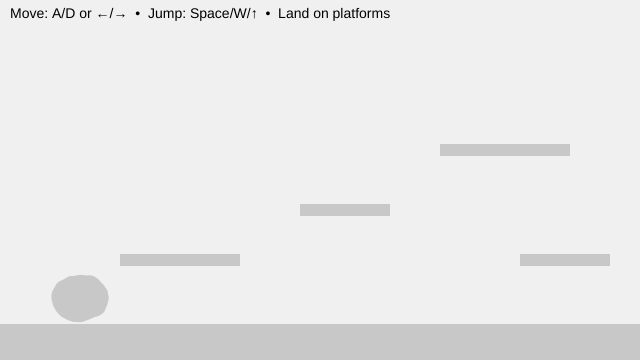
Frame 1 (no input)
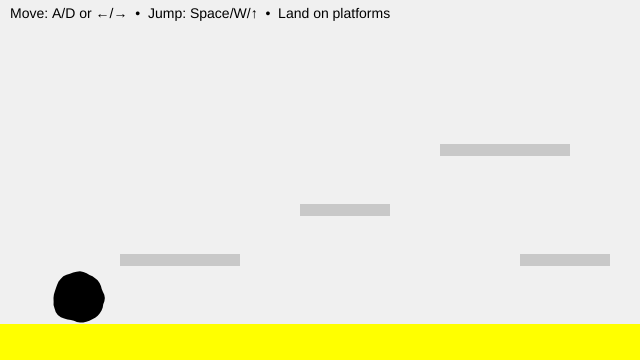
Frame 60 (no input)
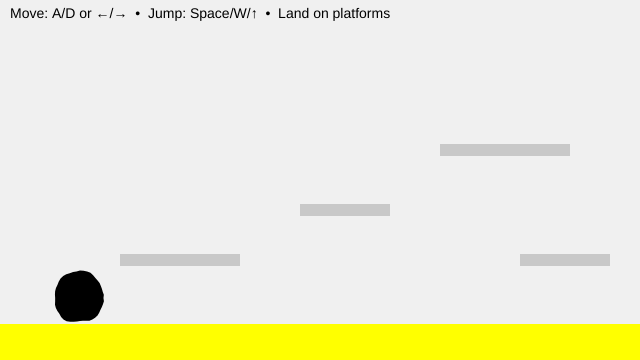
Frame 120 (the mouse pressed at the canvas centre since frame 60)

The p5.js sketch that drew these frames (run headless with seeded random() and noise() and a simulated clock; from frame 60 on, the mouse is pressed at the canvas centre):

// p5.js sketch
// ── sketch.js
// Y-position of the floor (ground level)
let floorY3;

// Player character (soft, animated blob)
let blob3 = {
  // Position (centre of the blob)
  x: 80,
  y: 0,

  // Visual properties
  r: 26, // Base radius
  points: 48, // Number of points used to draw the blob
  wobble: 7, // Edge deformation amount
  wobbleFreq: 0.9,

  // Time values for breathing animation
  t: 0,
  tSpeed: 0.01,

  // Physics: velocity
  vx: 0, // Horizontal velocity
  vy: 0, // Vertical velocity

  // Movement tuning
  accel: 0.55, // Horizontal acceleration
  maxRun: 4.0, // Maximum horizontal speed
  gravity: 0.65, // Downward force
  jumpV: -11.0, // Initial jump impulse

  // State
  onGround: false, // True when standing on a platform
  standingOnPlatform: null, // Reference to the platform currently being stood on
  previousPlatform: null, // Stores the platform from the previous frame for background color
  platformColor: null, // Stores the color for the current platform

  // Friction
  frictionAir: 0.995, // Light friction in air
  frictionGround: 0.88, // Stronger friction on ground
};

// List of solid platforms the blob can stand on
// Each platform is an axis-aligned rectangle (AABB)
let platforms = [];

function setup() {
  createCanvas(640, 360);

  // Define the floor height
  floorY3 = height - 36;

  noStroke();
  textFont("sans-serif");
  textSize(14);

  // Create platforms (floor + steps)
  platforms = [
    { x: 0, y: floorY3, w: width, h: height - floorY3 }, // floor
    { x: 120, y: floorY3 - 70, w: 120, h: 12 }, // low step
    { x: 300, y: floorY3 - 120, w: 90, h: 12 }, // mid step
    { x: 440, y: floorY3 - 180, w: 130, h: 12 }, // high step
    { x: 520, y: floorY3 - 70, w: 90, h: 12 }, // return ramp
  ];

  // Start the blob resting on the floor
  blob3.y = floorY3 - blob3.r - 1;
}

function draw() {
  // Set background based on PREVIOUS frame's platform state
  if (
    blob3.previousPlatform === platforms[0] ||
    blob3.previousPlatform === null
  ) {
    background(240); // Light grey for floor/air
  } else {
    background(220, 240, 255); // Light blue for platform
  }

  // --- Draw all platforms ---
  fill(200);
  for (const p of platforms) {
    // Change the colour of the platform to yellow if the blob is standing on it, if the ledge is not being occupied it'll be grey
    if (p === blob3.standingOnPlatform) {
      fill(255, 255, 0); // Yellow
    } else {
      fill(200); // Grey
    }
    rect(p.x, p.y, p.w, p.h);
  }

  // --- Input: left/right movement ---
  let move = 0;
  if (keyIsDown(65) || keyIsDown(LEFT_ARROW)) move -= 1; // A or ←
  if (keyIsDown(68) || keyIsDown(RIGHT_ARROW)) move += 1; // D or →
  blob3.vx += blob3.accel * move;

  // --- Apply friction and clamp speed ---
  blob3.vx *= blob3.onGround ? blob3.frictionGround : blob3.frictionAir;
  blob3.vx = constrain(blob3.vx, -blob3.maxRun, blob3.maxRun);

  // --- Apply gravity ---
  blob3.vy += blob3.gravity;

  // --- Collision representation ---
  // We collide using a rectangle (AABB),
  // even though the blob is drawn as a circle
  let box = {
    x: blob3.x - blob3.r,
    y: blob3.y - blob3.r,
    w: blob3.r * 2,
    h: blob3.r * 2,
  };

  // --- STEP 1: Move horizontally, then resolve X collisions ---
  box.x += blob3.vx;
  for (const s of platforms) {
    if (overlap(box, s)) {
      if (blob3.vx > 0) {
        // Moving right → hit the left side of a platform
        box.x = s.x - box.w;
      } else if (blob3.vx < 0) {
        // Moving left → hit the right side of a platform
        box.x = s.x + s.w;
      }
      blob3.vx = 0;
    }
  }

  // --- STEP 2: Move vertically, then resolve Y collisions ---
  box.y += blob3.vy;
  blob3.onGround = false;
  blob3.standingOnPlatform = null;

  for (const s of platforms) {
    if (overlap(box, s)) {
      if (blob3.vy > 0) {
        // Falling → land on top of a platform
        box.y = s.y - box.h;
        blob3.vy = 0;
        blob3.onGround = true;
        blob3.standingOnPlatform = s;
      } else if (blob3.vy < 0) {
        // Rising → hit the underside of a platform
        box.y = s.y + s.h;
        blob3.vy = 0;
      }
    }
  }

  // --- Convert collision box back to blob centre ---
  blob3.x = box.x + box.w / 2;
  blob3.y = box.y + box.h / 2;

  // Keep blob inside the canvas horizontally
  blob3.x = constrain(blob3.x, blob3.r, width - blob3.r);

  // Set blob color based on which platform it's standing on (after collision detection)
  if (blob3.standingOnPlatform === platforms[0]) {
    // Standing on the floor (first platform)
    fill(0); // Black
    blob3.platformColor = null;
  } else if (blob3.standingOnPlatform !== null) {
    // Generate a new random color only when landing on a new platform
    if (blob3.platformColor === null) {
      blob3.platformColor = color(random(255), random(255), random(255));
    }
    fill(blob3.platformColor);
  } else {
    // In the air - use the last platform color or default
    if (blob3.platformColor !== null) {
      fill(blob3.platformColor);
    }
  }

  // --- Draw the animated blob ---
  blob3.t += blob3.tSpeed;
  drawBlobCircle(blob3);

  // --- HUD ---
  fill(0);
  text("Move: A/D or ←/→  •  Jump: Space/W/↑  •  Land on platforms", 10, 18);

  // Store the current platform state for next frame's background
  blob3.previousPlatform = blob3.standingOnPlatform;
}

// Axis-Aligned Bounding Box (AABB) overlap test
// Returns true if rectangles a and b intersect
function overlap(a, b) {
  return (
    a.x < b.x + b.w && a.x + a.w > b.x && a.y < b.y + b.h && a.y + a.h > b.y
  );
}

// Draws the blob using Perlin noise for a soft, breathing effect
function drawBlobCircle(b) {
  // Color is already set in the draw() function before calling this
  beginShape();

  for (let i = 0; i < b.points; i++) {
    const a = (i / b.points) * TAU;

    // Noise-based radius offset
    const n = noise(
      cos(a) * b.wobbleFreq + 100,
      sin(a) * b.wobbleFreq + 100,
      b.t,
    );

    const r = b.r + map(n, 0, 1, -b.wobble, b.wobble);

    vertex(b.x + cos(a) * r, b.y + sin(a) * r);
  }

  endShape(CLOSE);
}

// Jump input (only allowed when grounded)
function keyPressed() {
  if (
    (key === " " || key === "W" || key === "w" || keyCode === UP_ARROW) &&
    blob3.onGround
  ) {
    blob3.vy = blob3.jumpV;
    blob3.onGround = false;
  }
}

/* In-class tweaks for experimentation:
   • Add a new platform:
     platforms.push({ x: 220, y: floorY3 - 150, w: 80, h: 12 });

   • “Ice” feel → frictionGround = 0.95
   • “Sand” feel → frictionGround = 0.80
*/
